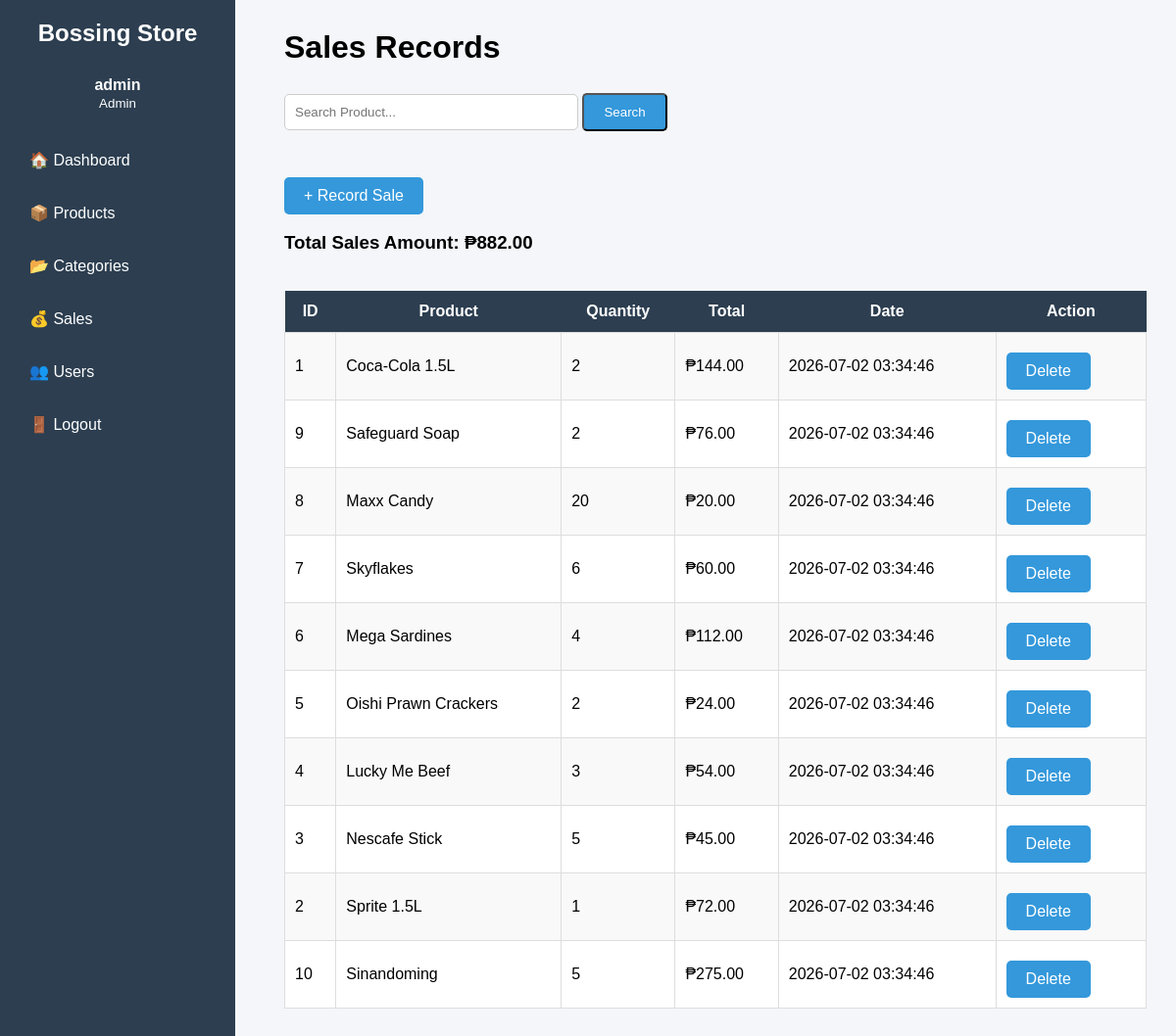
/sales.php (signed in), run on the app's committed database.
### tables this page shows
CREATE TABLE `sales` (
  `id` int(11) NOT NULL,
  `product_id` int(11) NOT NULL,
  `quantity` int(11) NOT NULL,
  `total_price` decimal(10,2) NOT NULL,
  `sale_date` timestamp NOT NULL DEFAULT current_timestamp()
);

CREATE TABLE `products` (
  `id` int(11) NOT NULL,
  `category_id` int(11) NOT NULL,
  `product_name` varchar(150) NOT NULL,
  `price` decimal(10,2) NOT NULL,
  `stock` int(11) NOT NULL
);

### auth.php (called while the page is built, shortened)
<?php
function isAdmin()
{
    return isset($_SESSION['role']) && $_SESSION['role'] === "Admin";
}
?>

### sales.php (the view, shortened to what this page needs)
<?php
include 'config.php';
include 'auth.php';
$search = "";
$sql = "
SELECT
sales.id,
products.product_name,
sales.quantity,
sales.total_price,
sales.sale_date
FROM sales
INNER JOIN products
ON sales.product_id = products.id
WHERE products.product_name LIKE ?
ORDER BY sales.sale_date DESC
";
$stmt = $conn->prepare($sql);
$searchParam = "%".$search."%";
$stmt->bind_param("s",$searchParam);
$stmt->execute();
$result = $stmt->get_result();
$totalQuery = mysqli_query($conn,"
SELECT SUM(total_price) AS total
FROM sales
");
$totalSales = mysqli_fetch_assoc($totalQuery);
?>
<!DOCTYPE html>
<html>
<head>
<link rel="stylesheet" href="style.css">
</head>
<body>
<?php include 'navbar.php'; ?>
<div class="main-content">
<h1>Sales Records</h1>
<br>
<form method="GET">
<input
type="text"
name="search"
class="search-box"
placeholder="Search Product..."
value="<?php echo htmlspecialchars($search); ?>">
<button
type="submit"
class="button">
Search
</button>
</form>
<br>
<?php if(isAdmin()){ ?>
<a
href="add_sale.php"
class="button">
+ Record Sale
</a>
<?php } ?>
<br><br>
<h3>
Total Sales Amount:
₱<?php echo number_format($totalSales['total'],2); ?>
</h3>
<br>
<table>
<tr>
<th>ID</th>
<th>Product</th>
<th>Quantity</th>
<th>Total</th>
<th>Date</th>
<?php if(isAdmin()){ ?>
<th>Action</th>
<?php } ?>
</tr>
<?php
if($result->num_rows>0)
{
while($row=$result->fetch_assoc())
{
?>
<tr>
<td>
<?php echo $row['id']; ?>
</td>
<td>
<?php echo htmlspecialchars($row['product_name']); ?>
</td>
<td>
<?php echo $row['quantity']; ?>
</td>
<td>
₱<?php echo number_format($row['total_price'],2); ?>
</td>
<td>
<?php echo $row['sale_date']; ?>
</td>
<?php if(isAdmin()){ ?>
<td>
<a
class="button"
href="delete_sale.php?id=<?php echo $row['id']; ?>"
onclick="return confirm('Delete this sale?')">
Delete
</a>
</td>
<?php } ?>
</tr>
<?php
}
}
?>
</table>
</div>
</body>
</html>

### style.css (style rules this page uses)
* { margin:0; padding:0; box-sizing:border-box; font-family:Arial, Helvetica, sans-serif; }
body { background:#f4f6f9; }
.main-content { margin-left:260px; padding:30px; }
.button { display:inline-block; padding:10px 20px; background:#3498db; color:white; text-decoration:none; border-radius:5px; margin-right:10px; margin-top:10px; }
table { width:100%; border-collapse:collapse; background:white; margin-top:20px; }
table th { background:#2c3e50; color:white; padding:12px; }
table td { padding:10px; border:1px solid #ddd; }
table tr:nth-child(even) { background:#f9f9f9; }
.search-box { width:300px; padding:10px; border:1px solid #ccc; border-radius:5px; margin-bottom:20px; }

### data on the page
sales: id "1", product.product_name "Coca-Cola 1.5L", quantity "2", total_price "144.00", sale_date "2026-07-02 03:34:46"
sales: id "9", product.product_name "Safeguard Soap", quantity "2", total_price "76.00", sale_date "2026-07-02 03:34:46"
sales: id "8", product.product_name "Maxx Candy", quantity "20", total_price "20.00", sale_date "2026-07-02 03:34:46"
sales: id "7", product.product_name "Skyflakes", quantity "6", total_price "60.00", sale_date "2026-07-02 03:34:46"
sales: id "6", product.product_name "Mega Sardines", quantity "4", total_price "112.00", sale_date "2026-07-02 03:34:46"
sales: id "5", product.product_name "Oishi Prawn Crackers", quantity "2", total_price "24.00", sale_date "2026-07-02 03:34:46"
sales: id "4", product.product_name "Lucky Me Beef", quantity "3", total_price "54.00", sale_date "2026-07-02 03:34:46"
sales: id "3", product.product_name "Nescafe Stick", quantity "5", total_price "45.00", sale_date "2026-07-02 03:34:46"
sales: id "2", product.product_name "Sprite 1.5L", quantity "1", total_price "72.00", sale_date "2026-07-02 03:34:46"
sales: id "10", product.product_name "Sinandoming", quantity "5", total_price "275.00", sale_date "2026-07-02 03:34:46"

### other printed values
$_SESSION['username'] "admin"
$_SESSION['role'] "Admin"
$totalSales['total'] "882.00"
